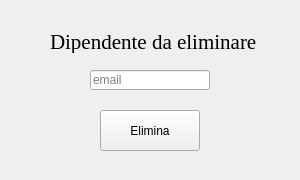
<?xml version="1.0" encoding="UTF-8"?>
<ui version="4.0">
 <class>VistaEliminaDipendente</class>
 <widget class="QWidget" name="VistaEliminaDipendente">
  <property name="geometry">
   <rect>
    <x>0</x>
    <y>0</y>
    <width>300</width>
    <height>180</height>
   </rect>
  </property>
  <property name="windowTitle">
   <string>Elimina dipendente</string>
  </property>
  <widget class="QLabel" name="label">
   <property name="geometry">
    <rect>
     <x>50</x>
     <y>30</y>
     <width>207</width>
     <height>23</height>
    </rect>
   </property>
   <property name="font">
    <font>
     <family>Times New Roman</family>
     <pointsize>16</pointsize>
    </font>
   </property>
   <property name="text">
    <string>Dipendente da eliminare:</string>
   </property>
  </widget>
  <widget class="QPushButton" name="pushButton">
   <property name="geometry">
    <rect>
     <x>100</x>
     <y>110</y>
     <width>100</width>
     <height>41</height>
    </rect>
   </property>
   <property name="text">
    <string>Elimina</string>
   </property>
  </widget>
  <widget class="QLineEdit" name="lineEdit">
   <property name="geometry">
    <rect>
     <x>90</x>
     <y>70</y>
     <width>120</width>
     <height>20</height>
    </rect>
   </property>
   <property name="placeholderText">
    <string>email</string>
   </property>
  </widget>
 </widget>
 <resources/>
 <connections/>
</ui>
